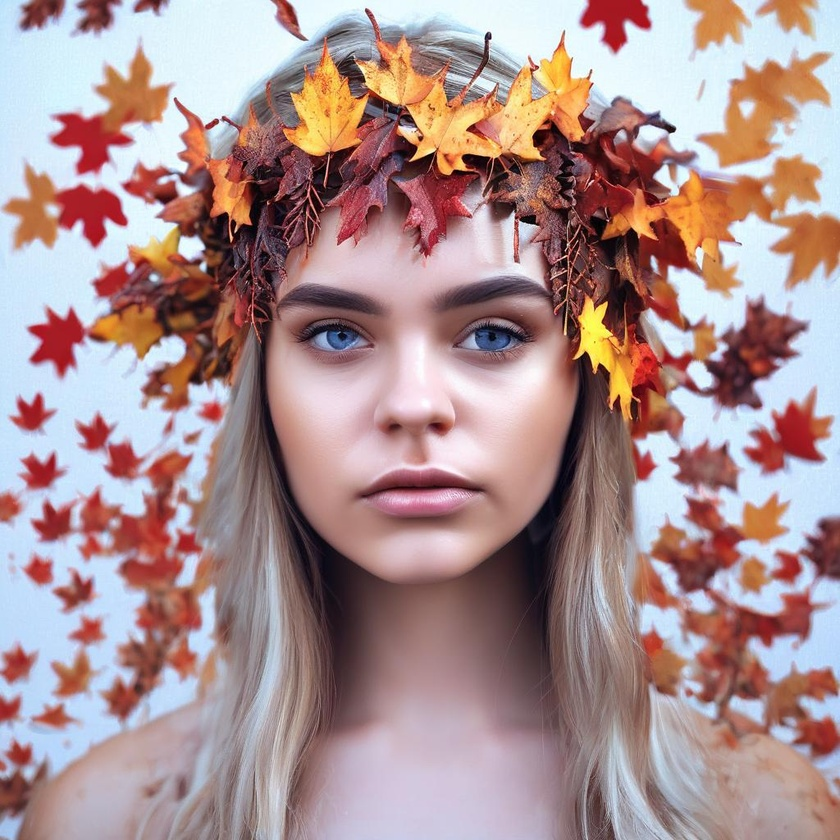
#> input picture VisionReward/asset/test/test1.jpg, 840 x 840 px, shrunk from 1024 x 1024 before the run
$ python -i mock_scorer.py   (imports and definitions only)
#> lines starting #> are read from the running program, lines starting #| are printed output that depends on the picture
#> further down, picture is the input picture: PIL image 840x840 RGB; mean R, G, B 171.5, 144.6, 145.2
# mock_scorer.py
# Deterministic, fast, no external deps beyond PIL/numpy
import numpy as np
from PIL import Image, ImageFilter

class MockScorer:
    """
    Returns a scalar reward from a PIL Image.
    Default = "sharpness + contrast" (both normalized to [0,1]).
    Deterministic: given the same image, same score.
    """
    def __init__(self, mode: str = "sharp_contrast"):
        assert mode in ("sharp_contrast", "brightness", "entropy")
        self.mode = mode

    def __call__(self, img: Image.Image) -> float:
        if self.mode == "brightness":
            arr = np.asarray(img.convert("L"), dtype=np.float32) / 255.0
            return float(arr.mean())

        if self.mode == "entropy":
            # 256-bin entropy on grayscale
            arr = np.asarray(img.convert("L"), dtype=np.uint8)
            hist, _ = np.histogram(arr, bins=256, range=(0, 255), density=True)
            hist = hist + 1e-12
            ent = -np.sum(hist * np.log(hist))
            # normalize by log(256)
            return float(ent / np.log(256.0))

        # default: sharpness + contrast (both in [0,1] approx)
        gray = img.convert("L")
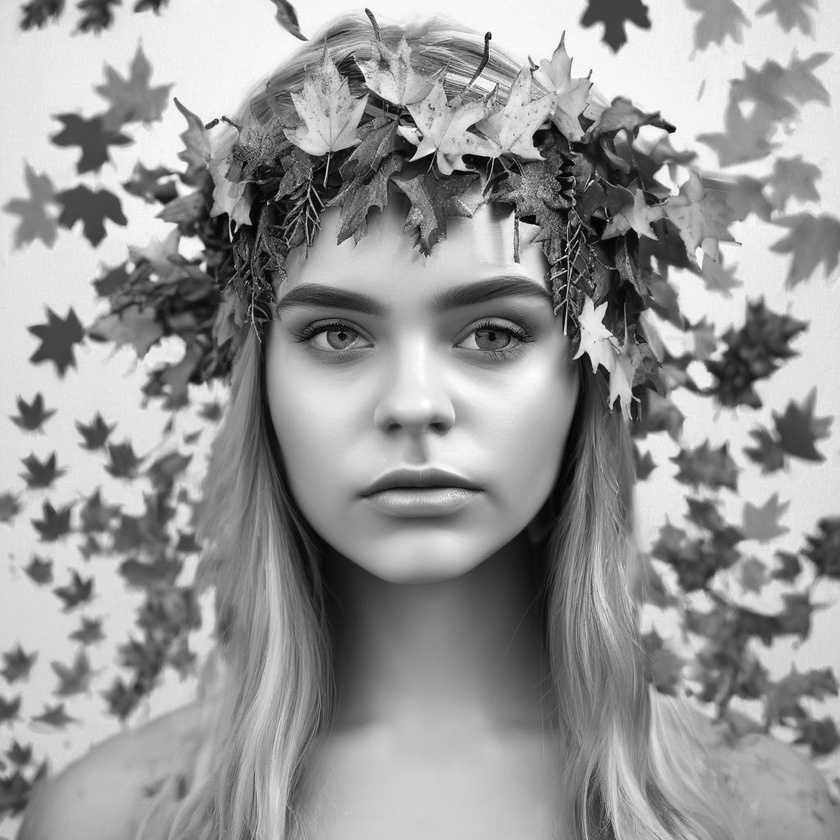
#> gray: PIL image 840x840 L; min 0, max 255, mean 152.7
        # approximate sharpness via Laplacian-like filter response (using PIL edge filter as proxy)
        edges = gray.filter(ImageFilter.FIND_EDGES)
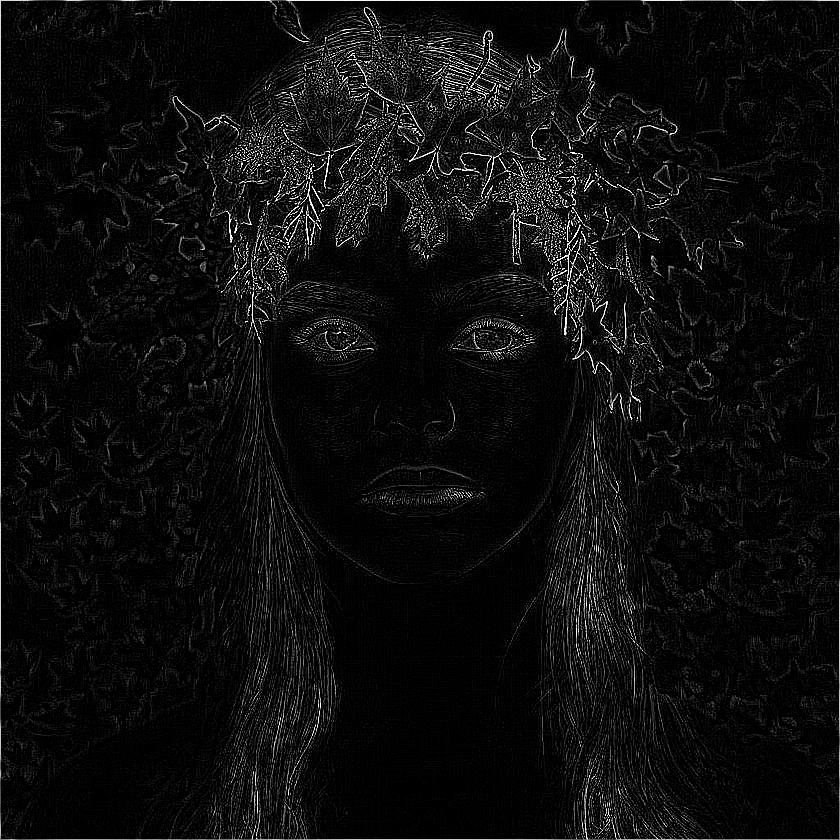
#> edges: PIL image 840x840 L; min 0, max 255, mean 13.5
        e = np.asarray(edges, dtype=np.float32) / 255.0
        sharp = float(e.mean())                   # higher if more edges
#> sharp = 0.0531

        arr = np.asarray(gray, dtype=np.float32) / 255.0
        contrast = float(arr.std() * 2.0)        # rough normalization
#> contrast = 0.488
        contrast = max(0.0, min(1.0, contrast))

        # blend & clamp
        score = 0.6 * sharp + 0.4 * contrast
#> score = 0.227
        return max(0.0, min(1.0, score))

>>> from PIL import Image
>>> picture = Image.open('VisionReward/asset/test/test1.jpg')
>>> result = MockScorer()(picture)
#> result = 0.227

$ run again, on VisionReward/asset/test/test2.jpg
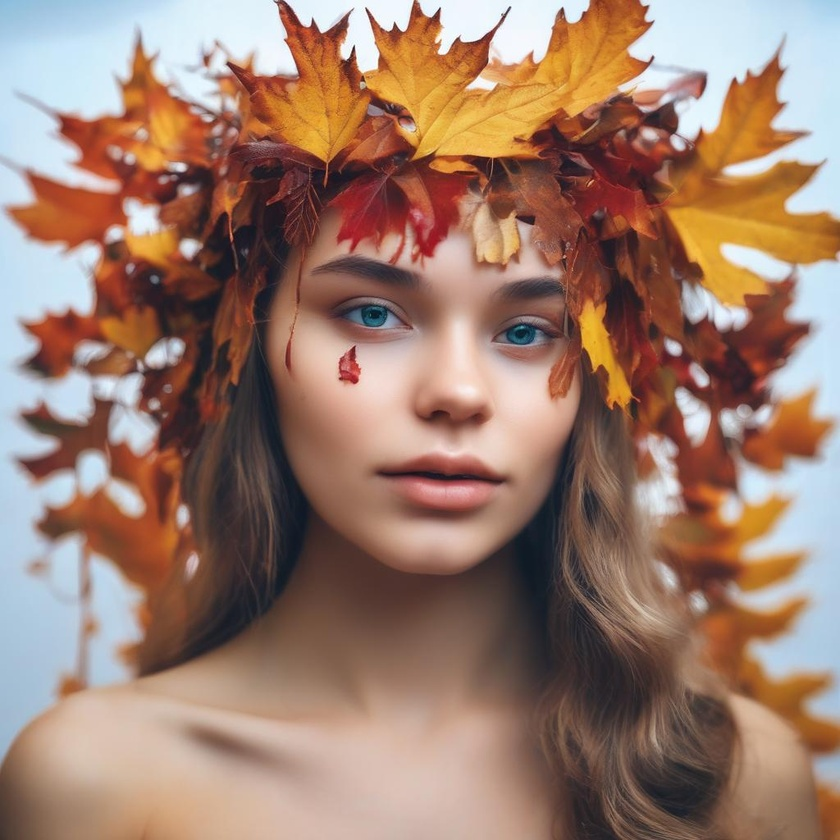
#> input picture VisionReward/asset/test/test2.jpg, 840 x 840 px, shrunk from 1024 x 1024 before the run
#> picture is the input picture: PIL image 840x840 RGB; mean R, G, B 156.3, 124.7, 110
#> in __call__, `gray = img.convert("L")`:
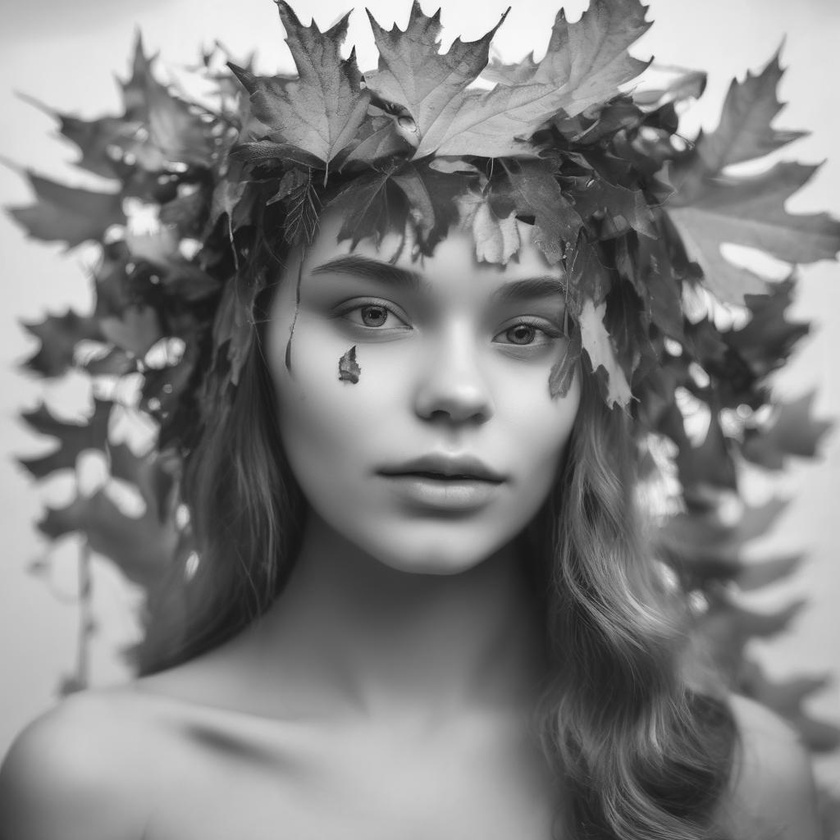
#> gray: PIL image 840x840 L; min 17, max 254, mean 132.5
#> in __call__, `edges = gray.filter(ImageFilter.FIND_EDGES)`:
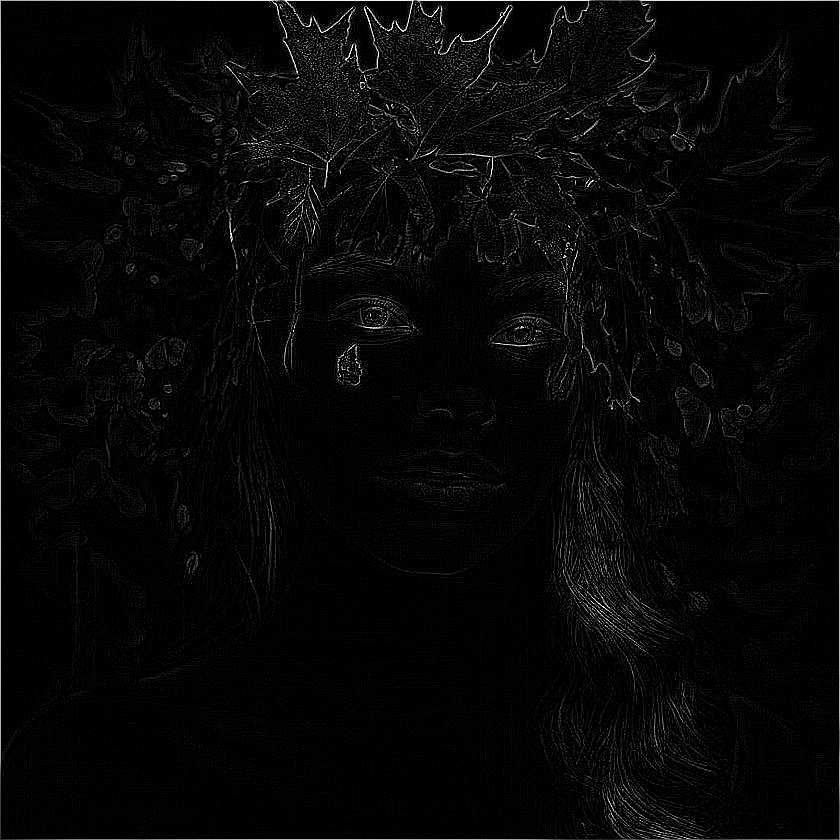
#> edges: PIL image 840x840 L; min 0, max 255, mean 7.1
#> sharp = 0.0279
#> contrast = 0.479
#> score = 0.208
